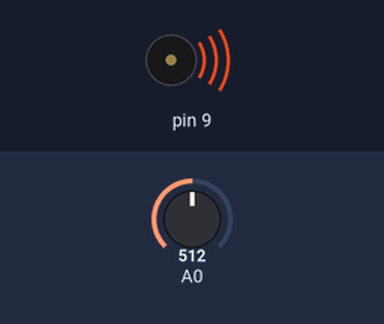
A sketch run on a simulated Arduino Uno, built with avr-gcc and run on an emulated ATmega328P. Parts: buzzer (waves = sounding). Inputs (shaded band) come from the test bench; at power-on: A0 = 512.

Above: at 0.1 s.
Timing chart, 0 to 1.6 s (numbered marks = the images above):
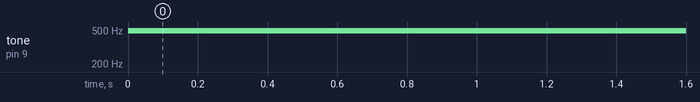

Measured:
- by itself, tone on pin 9: silent → 490 Hz at 0.00 s

The sketch:

ToneExample.ino
```cpp
/*
  This code sample goes with the video https://vimeo.com/93610177
  created 2014
  by Tom Igoe
*/
void setup() {

}

void loop() {
  // get an analog reading:
  int sensor = analogRead(0);
  // map the sensor output to a range from 100 - 880:
  int frequency = map(sensor, 0, 1023, 100, 880);
  // play a tone on the speaker on pin 9:
  tone(9, frequency);
}
```
